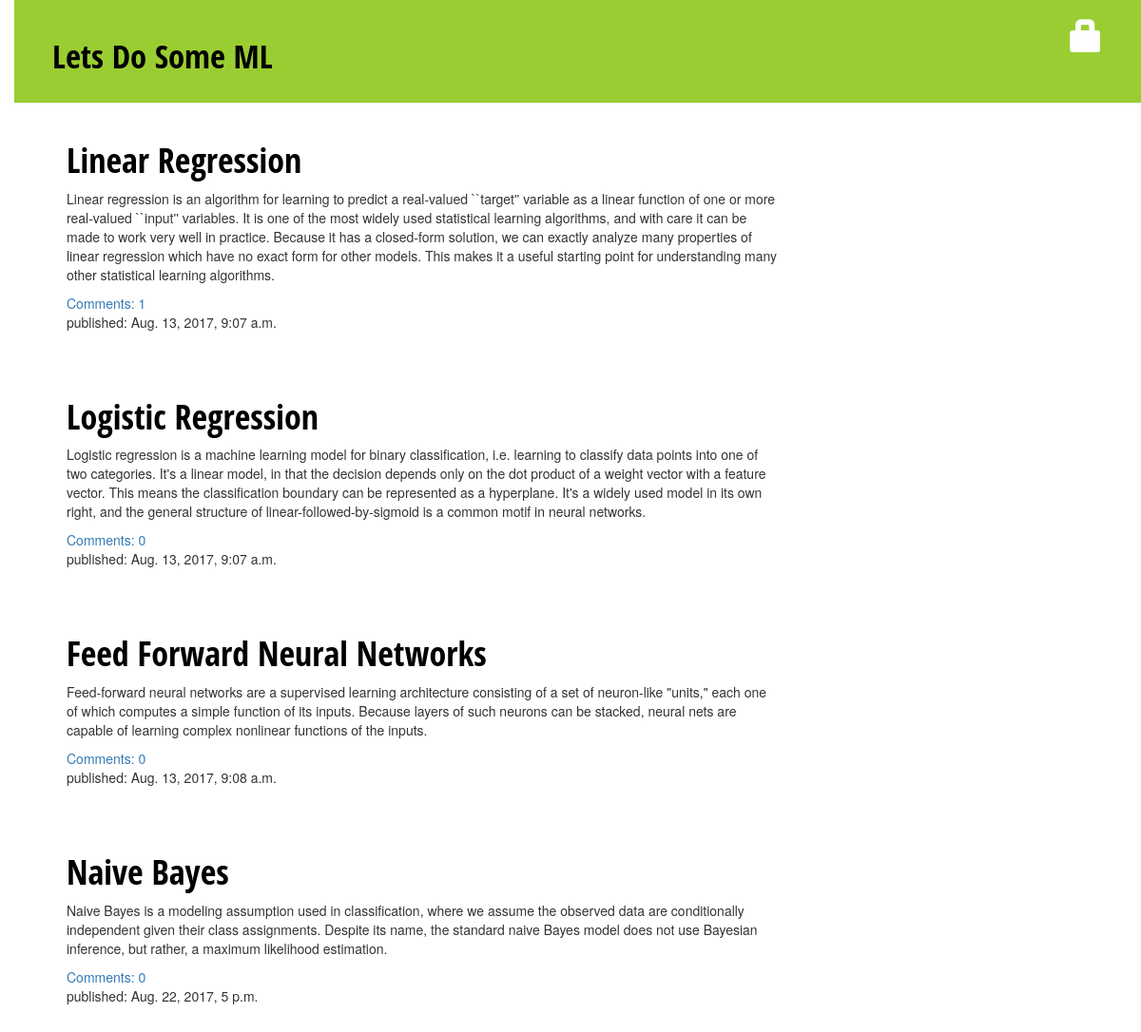
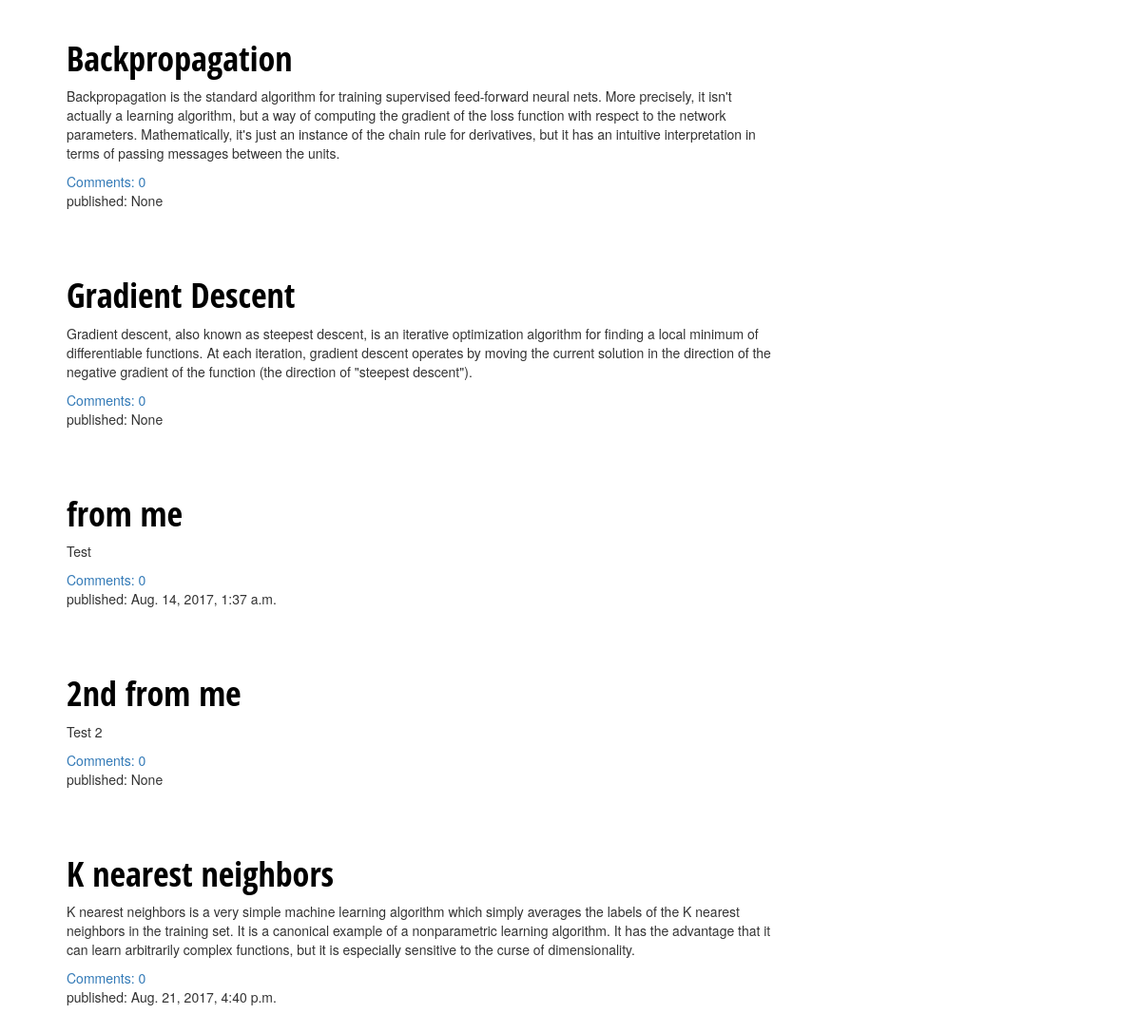
The page / on the database its author committed (2 pictures, top to bottom).
### blog/models.py (models this page shows, shortened)
class Post(models.Model):
    author = models.ForeignKey('auth.User')
    title = models.CharField(max_length=200)
    text = models.TextField()
    created_date = models.DateTimeField(
            default=timezone.now)
    published_date = models.DateTimeField(
            blank=True, null=True)
    def approved_comments(self):
    	return self.comments.filter(approved_comment=True)

### blog/views.py (the view)
# urls.py: url(r'^$', views.post_list, name='post_list'),
def post_list(request):
    posts = Post.objects.all()
    return render(request, 'blog/post_list.html', {'posts': posts})

### blog/templates/blog/post_list.html
{% extends 'blog/base.html' %}
{% block content %}
        {% for post in posts %}
    		<div class = "post">
        		<h1><a href="{% url 'post_detail' pk=post.pk %}">{{ post.title }}</a></h1>
        		<p>{{ post.text|linebreaksbr }}</p>
     			<a href="{% url 'post_detail' pk=post.pk %}">Comments: {{ post.approved_comments.count }}</a>
		<div class="data">
			<p>published: {{ post.published_date }}</p>
			</div>
    		</div>
	{% endfor %}
{% endblock %}

### blog/static/css/blog.css (style rules this page uses)
h1 a { color: #FCA205; font-family:'Open Sans Condensed'; }
body { padding-left: 15px; }
h1, h2, h3, h4 { font-family: 'Open Sans Condensed'; }
.post { margin-bottom: 70px; }
.post h1 a, .post h1 a:visited { color: #000000; }

### rows shown on the page
Post: title "Linear Regression", text "Linear regression is an algorithm for learning to predict a real-valued ``target'' variable as a linear function of one or more real-valued ``input'' variables. It is one of the most widely used statistical learning algorithms, and with care it can be made to work very well in practice. Because it has a closed-form solution, we can exactly analyze many properties of linear regression which have no exact form for other models. This makes it a useful starting point for understanding many other statistical learning algorithms.", approved_comments.count "1", published_date "Aug. 13, 2017, 9:07 a.m."
Post: title "Logistic Regression", text "Logistic regression is a machine learning model for binary classification, i.e. learning to classify data points into one of two categories. It's a linear model, in that the decision depends only on the dot product of a weight vector with a feature vector. This means the classification boundary can be represented as a hyperplane. It's a widely used model in its own right, and the general structure of linear-followed-by-sigmoid is a common motif in neural networks.", approved_comments.count "0", published_date "Aug. 13, 2017, 9:07 a.m."
Post: title "Feed Forward Neural Networks", text "Feed-forward neural networks are a supervised learning architecture consisting of a set of neuron-like \"units,\" each one of which computes a simple function of its inputs. Because layers of such neurons can be stacked, neural nets are capable of learning complex nonlinear functions of the inputs.", approved_comments.count "0", published_date "Aug. 13, 2017, 9:08 a.m."
Post: title "Naive Bayes", text "Naive Bayes is a modeling assumption used in classification, where we assume the observed data are conditionally independent given their class assignments. Despite its name, the standard naive Bayes model does not use Bayesian inference, but rather, a maximum likelihood estimation.", approved_comments.count "0", published_date "Aug. 22, 2017, 5 p.m."
Post: title "Backpropagation", text "Backpropagation is the standard algorithm for training supervised feed-forward neural nets. More precisely, it isn't actually a learning algorithm, but a way of computing the gradient of the loss function with respect to the network parameters. Mathematically, it's just an instance of the chain rule for derivatives, but it has an intuitive interpretation in terms of passing messages between the units.", approved_comments.count "0", published_date "None"
Post: title "Gradient Descent", text "Gradient descent, also known as steepest descent, is an iterative optimization algorithm for finding a local minimum of differentiable functions. At each iteration, gradient descent operates by moving the current solution in the direction of the negative gradient of the function (the direction of \"steepest descent\").", approved_comments.count "0", published_date "None"
Post: title "from me", text "Test", approved_comments.count "0", published_date "Aug. 14, 2017, 1:37 a.m."
Post: title "2nd from me", text "Test 2", approved_comments.count "0", published_date "None"
Post: title "K nearest neighbors", text "K nearest neighbors is a very simple machine learning algorithm which simply averages the labels of the K nearest neighbors in the training set. It is a canonical example of a nonparametric learning algorithm. It has the advantage that it can learn arbitrarily complex functions, but it is especially sensitive to the curse of dimensionality.", approved_comments.count "0", published_date "Aug. 21, 2017, 4:40 p.m."
